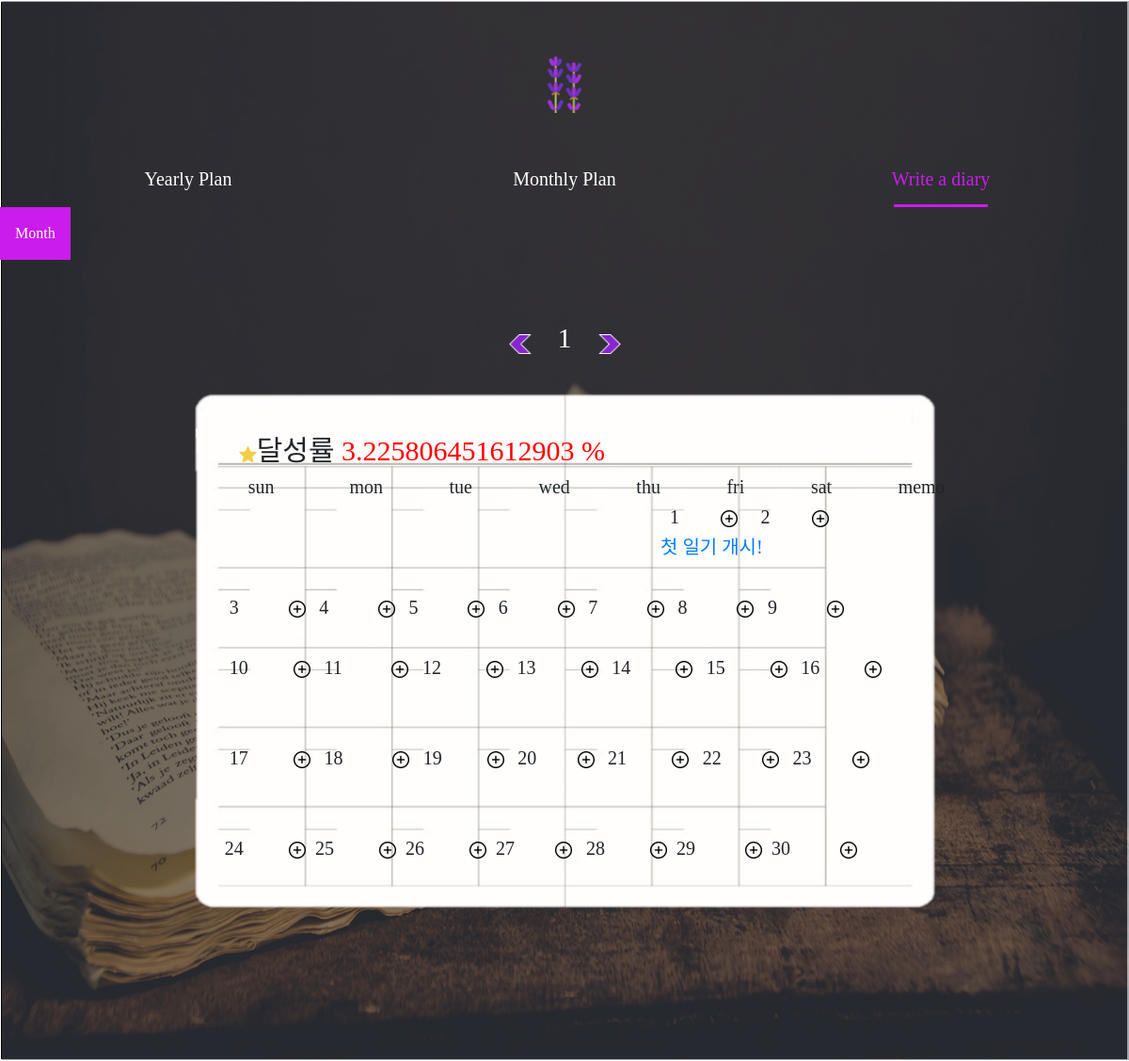
/list/, run on an earlier commit of the app's database.
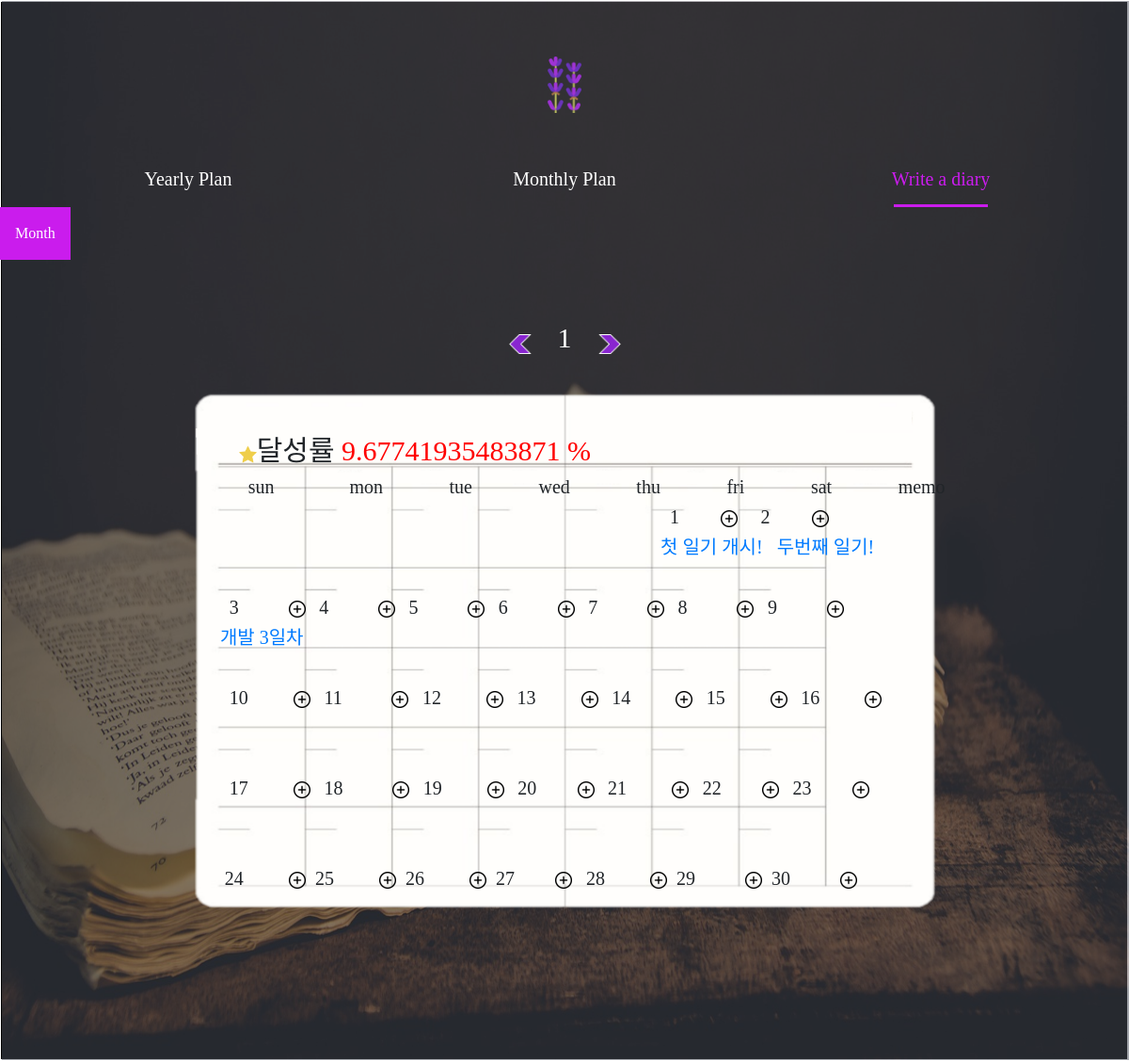
And on a later commit of the database.
### diary_app/models.py (models this page shows)
class Diary(models.Model):
    title1=models.CharField(max_length=50, blank=False) #제목
    content1=models.CharField(max_length=200, blank=False) #내용
    month1=models.IntegerField(blank=False, default=1) #달
    date1=models.DateField(null=False, blank=True) #날짜
    time1=models.TimeField(null=False, blank=True) #시간

### diary_app/views.py (the view)
# urls.py: path('list/', views.list, name='list'),
def list(request):
    month=1
    if Diary.objects is not None:
        content=Diary.objects
        q = Diary.objects.annotate(num=Count('id'))
        count=0
        for i in q:
            count=count+1
        count=count/31*100
        return render(request,'list_diary.html',{'check':content, 'count':count, 'n' : range(1) , 'month':month})
    else:
        return render(request,'list_diary.html')

### diary_app/templates/list_diary.html (shortened to what the changed rows need)
<!DOCTYPE html>
<html lang="en">
<head>
    <link href="/static/css/monthly.css" rel="stylesheet" />
    <link rel="stylesheet" href="https://cdn.jsdelivr.net/npm/bootstrap@4.5.3/dist/css/bootstrap.min.css">
</head>
<body>
    <div class="entry">
        <h5 style="font-size:30px; margin-left: 5%;"><img src="/static/star.png" style="width: 2%;">달성률 <wr style="color: red;">{{count}} %</wr> </h5>
        {% if month == 1 %}
        <h5 style="margin-left:50%;">
            {% for turn in check.all %}
            {% if turn.month1 == month %}
            {% if turn.id == 1 %}
                {% for i in n %}
                <wr>
                    <a href="/{{turn.id}}">{{turn.title1}}</a>
                </wr>
                {% endfor %}
            {% elif turn.id == 2  %}
                <wr>
                    {% for i in n %}
                    <a href="/{{turn.id}}" style="margin-left: 2%;">{{turn.title1}}</a>
                    {% endfor %}
                </wr>
            {% endif %}
            {% endif %}
            {% endfor %}
        </h5>
        <h5 style="margin-left: 3%;">
            {% for turn in check.all %}
            {% if turn.month1 == month %}
            {% if turn.id == 3 %}
                {% for i in n %}
                <wr style="margin-left: 0;">
                    <a href="/{{turn.id}}">{{turn.title1}}</a>
                </wr>
                {% endfor %}
            {% elif turn.id == 9  %}
                <wr>
                    {% for i in n %}
                    <a href="/{{turn.id}}" style="margin-left: 2%;">{{turn.title1}}</a>
                    {% endfor %}
                </wr>
            {% endif %}
            {% endif %}
            {% endfor %}
        </h5>
        {% endif %}
    </div>
</body>
</html>

What changed in the data, as far as the page shows it:
added Diary: title1 "두번째 일기!", shown under "1 2"
added Diary: title1 "개발 3일차", shown under "3 4 5 6 7 8 9"
Also different on the page:
{{ count }}: "3.225806451612903" → "9.67741935483871"
